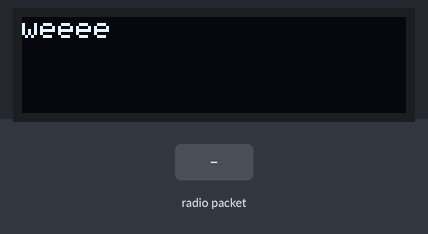
Bench run of a sketch on a simulated Arduino Uno, built with avr-gcc and run on an emulated ATmega328P. Parts: 128×32 one-colour display. The test bench sets the inputs (shaded band). The display library's start-up logo is not drawn; no radio packets arrive unless stated; what the sketch prints to the serial monitor is not drawn.

Above: at 5.2 s.
5.3 s: radio packet "1" arrives
At 6.7 s:
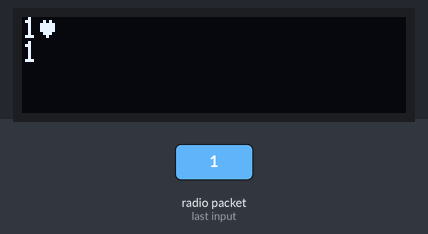
8.3 s: radio packet "0" arrives
At 9.0 s:
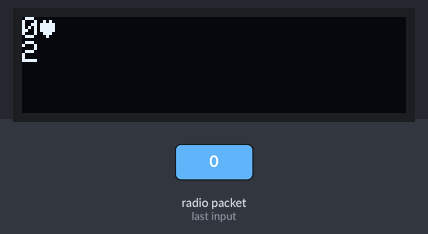
11.3 s: radio packet "2" arrives
At 12.5 s:
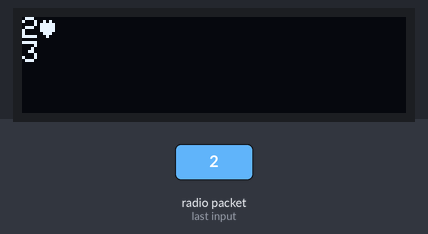
Timing chart, 0 to 14.3 s (numbered marks = the images above; inputs shaded):
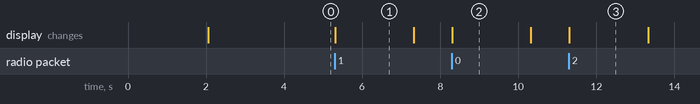

The sketch:

receive_oled.ino
```cpp
// Include RadioHead Amplitude Shift Keying Library
#include <RH_ASK.h>
// Include dependant SPI Library
#include <SPI.h>
#include <Wire.h>
#include <Adafruit_GFX.h>
#include <Adafruit_SSD1306.h>

#define SCREEN_WIDTH 128 // OLED display width, in pixels
#define SCREEN_HEIGHT 32 // OLED display height, in pixels

// Declaration for an SSD1306 display connected to I2C (SDA, SCL pins)
#define OLED_RESET     4 // Reset pin # (or -1 if sharing Arduino reset pin)
Adafruit_SSD1306 display(SCREEN_WIDTH, SCREEN_HEIGHT, &Wire, OLED_RESET);

// Create Amplitude Shift Keying Object
RH_ASK rf_driver;

int count = 0;

void setup()
{
    // Initialize ASK Object
    rf_driver.init();
    // Setup Serial Monitor
    Serial.begin(9600);

   // SSD1306_SWITCHCAPVCC = generate display voltage from 3.3V internally
  if(!display.begin(SSD1306_SWITCHCAPVCC, 0x3C)) { // Address 0x3C for 128x32
    Serial.println(F("SSD1306 allocation failed"));
    for(;;); // Don't proceed, loop forever
  }

  // Show initial display buffer contents on the screen --
  // the library initializes this with an Adafruit splash screen.
  display.display();
  delay(2000); // Pause for 2 seconds

  // Clear the buffer
  display.clearDisplay();

  // Draw a single pixel in white

  display.drawPixel(100, 60, WHITE);
  display.setTextSize(1);             // Normal 1:1 pixel scale
  display.setTextColor(WHITE);        // Draw white text
  display.setCursor(0,0);
  display.println("weeee");

  // Show the display buffer on the screen. You MUST call display() after
  // drawing commands to make them visible on screen!
  display.display();
  delay(2000);

}

void loop(){


    // Set buffer to size of expected message
    uint8_t buf[RH_ASK_MAX_MESSAGE_LEN];
    uint8_t buflen = sizeof(buf);
    // Check if received packet is correct size
    if (rf_driver.recv(buf, &buflen))
    {

      // Message with a good checksum received, dump it.
      rf_driver.printBuffer("Got:", buf, buflen);

      // Message received with valid checksum
      Serial.print("Message Received: ");
      Serial.println((char*)buf);

      //set OLED screen settings
      display.clearDisplay();
      display.setTextSize(1);             // Normal 1:1 pixel scale
      display.setTextColor(WHITE);        // Draw white text
      display.setCursor(0,0);

      //set OLED message
      display.println((char*)buf);

      //add message count
      count = count + 1;
      display.println(count);

      //push to the screen
      display.display();

      //wait two second
      delay(2000);

      //set OLED screen settings
      Serial.println("clear display");
      display.clearDisplay();

      //push to the screen
      display.display();

    }

}
```

Measured:
- after the input at 5.3 s, the display: changes at once (image 1)
- after the input at 8.3 s, the display: changes at once (image 2)
- after the input at 11.3 s, the display: changes at once (image 3)
- what the display in image 1 shows lasts 2.0 s, from 5.3 s to 7.3 s
